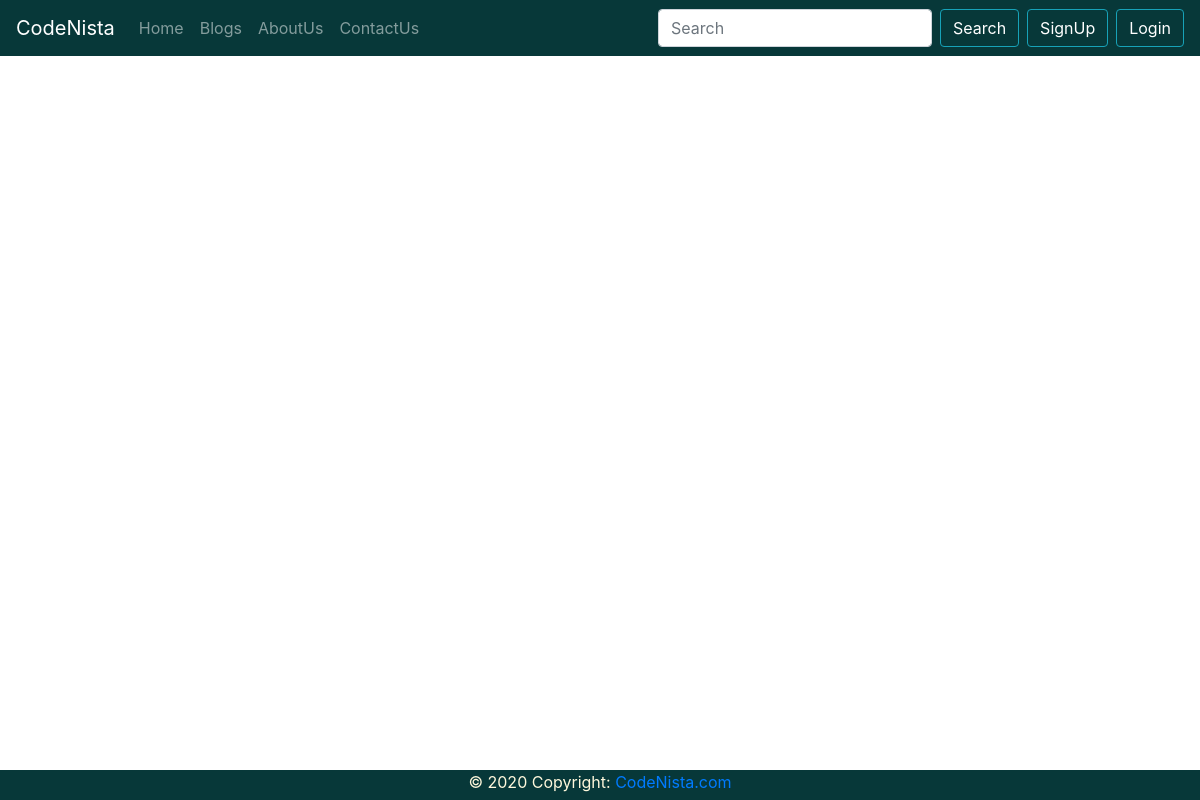
/blog/, run on an earlier commit of the app's database.
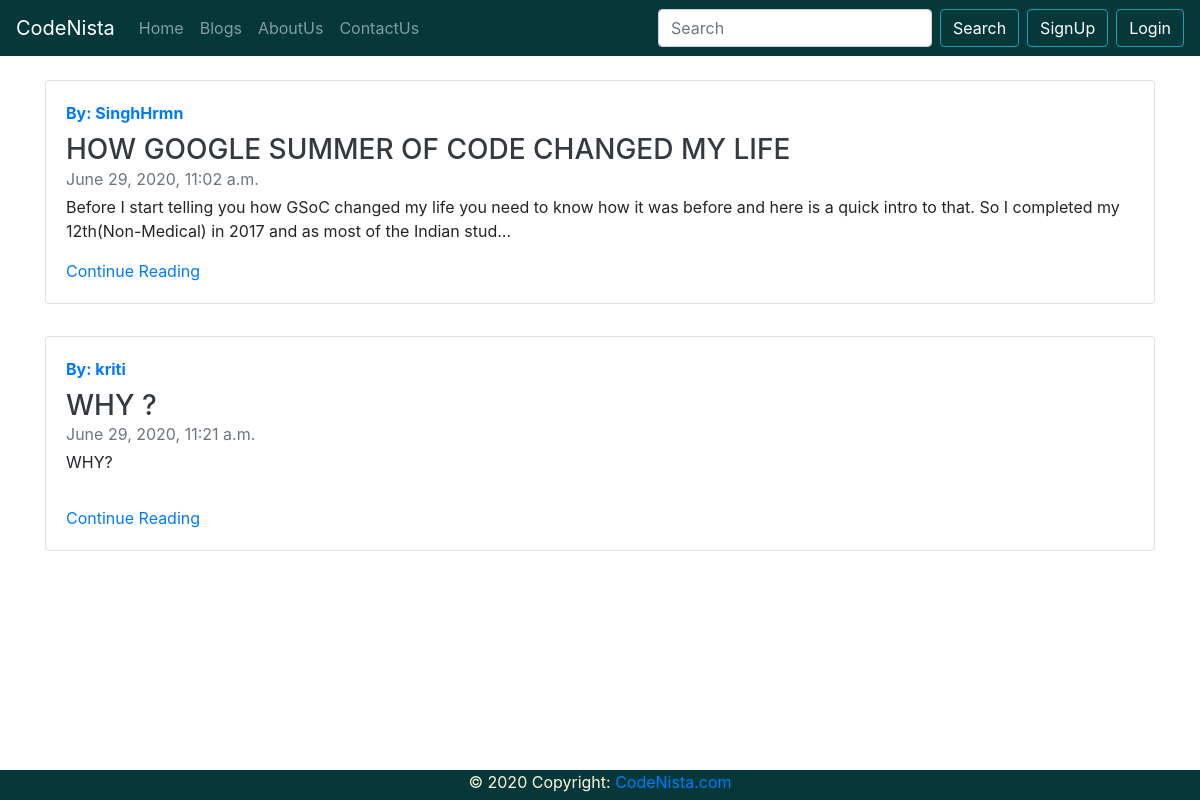
And on a later commit of the database.
### blog/models.py (models this page shows, shortened)
class Post(models.Model):
    sno = models.AutoField(primary_key=True)
    title = models.CharField(max_length=255)
    summary = models.CharField(max_length=300)
    content = models.TextField()
    author = models.CharField(max_length=20)
    slug = models.CharField(max_length=500)
    timestamp = models.DateTimeField(default=now,blank=True)

### blog/views.py (the view)
# urls.py: path('',views.bloghome,name='bloghome'),
def bloghome(request):
    allposts = Post.objects.all()
    context = {
        'allposts':allposts
    }
    return render(request,'blog/bloghome.html',context)

### templates/blog/bloghome.html (shortened to what this page needs)
{% extends 'base.html' %}
{% block body %}
<div class="container mt-4 mb-5">
    {% for post in allposts %}
    <div class="row mb-2">
        <div class="col-sm">
          <div class="card flex-md-row mb-4 box-shadow h-md-250">
            <div class="card-body d-flex flex-column align-items-start">
              <strong class="d-inline-block mb-2 text-primary">By: {{post.author}}</strong>
              <h3 class="mb-0">
                <a class="text-dark text-uppercase" href="/blog/{{post.slug}}">{{post.title}}</a>
              </h3>
              <div class="mb-1 text-muted">{{post.timestamp}}</div>
              <p class="card-text mb-auto">{{post.content|safe|truncatechars:200}}</p>
              <a href="/blog/{{post.slug}}" role="button">Continue Reading</button>
            </div>
          </div>
        </div>
    </div>
    {% endfor %}
</div>
{% endblock body %}

### templates/base.html (shortened to what this page needs)
<!doctype html>
<html lang="en">
  <head>
    <link rel="stylesheet" href="https://maxcdn.bootstrapcdn.com/bootstrap/4.0.0/css/bootstrap.min.css">
  </head>
  <body style="min-height:100%">
    {% include 'navbar.html' %}
{% block body %}
{% endblock %}
{% include 'footer.html' %}
  </body>
</html>

### templates/navbar.html (shortened to what this page needs)
<nav class="navbar navbar-expand-lg navbar-dark" style="background-color:#073839">
    <a class="navbar-brand" href="/">CodeNista</a>
    <div class="collapse navbar-collapse" id="navbarSupportedContent">
      <ul class="navbar-nav mr-auto">
        <li class="nav-item">
          <a class="nav-link" href="/">Home <span class="sr-only">(current)</span></a>
        </li>
        <li class="nav-item">
          <a class="nav-link" href="/blog/">Blogs</a>
        </li>
        <li class="nav-item">
          <a class="nav-link" href="/about/">AboutUs</a>
        </li>
        <li class="nav-item">
          <a class="nav-link" href="/contact/">ContactUs</a>
        </li>
      </ul>
      <form method="get" action="/search" class="form-inline my-2 my-lg-0">
        <input class="form-control mr-sm-2" type="search" placeholder="Search" name="search" id="search" aria-label="Search">
        <button class="btn btn-outline-info my-2 mr-2 my-sm-0" style="color:white" type="submit">Search</button>
      </form>
      {% if user.is_authenticated %}
      <ul class="navbar-nav ml-2" style='margin-right:30px'>
        <li class="nav-item dropdown">
        <a class="dropdown-toggle ml-2 btn btn-outline-info" style="color:white" href="#" id="navbarDropdown" role="button" data-toggle="dropdown" aria-haspopup="true" aria-expanded="false">Welcome {{user.username}}</a>
          <div class="dropdown-menu" aria-labelledby="navbarDropdown">
            <a class="dropdown-item" href="/blog/createpost">CreatePost</a>
            <a class="dropdown-item" href="/blog/myblogs">MyBlogs</a>
            <a class="dropdown-item" href="/blog/mybookmarks">MyBookmarks</a>
            <a class="dropdown-item" href="/logoutuser">Logout</a>
          </div>
        </li>
      </ul>
      {% else %}
        <button type="button" style="color:white" class="btn btn-outline-info my-2 mr-2 my-sm-0 " data-toggle="modal" data-target="#signupmodal">
          SignUp
        </button>
        <button type="button" style="color:white" class="btn btn-outline-info my-2 my-sm-0 " data-toggle="modal" data-target="#loginmodal">
          Login
        </button>
      {% endif %}
    </div>
  </nav>

### templates/footer.html (shortened to what this page needs)
<div class="footer" style="background-color:#073839">
    <h10 style='color: cornsilk;'>© 2020 Copyright:</h10>
    <a href="/">CodeNista.com</a>
</div>

### templates/footer.html (style rules this page uses)
.footer { position: fixed; left: 0; bottom: 0; width: 100%; text-align: center; height: 30px; }

What changed in the data, as far as the page shows it:
added Post: author "SinghHrmn", title "HOW GOOGLE SUMMER OF CODE CHANGED MY LIFE", timestamp "June 29, 2020, 11:02 a.m.", content "Before I start telling you how GSoC changed my life you need to know how it was before and here is a quick intro to that. So I completed my 12th(Non-Medical) in 2017 and as most of the Indian stud…"
added Post: author "kriti", title "WHY ?", timestamp "June 29, 2020, 11:21 a.m.", content "WHY?"
